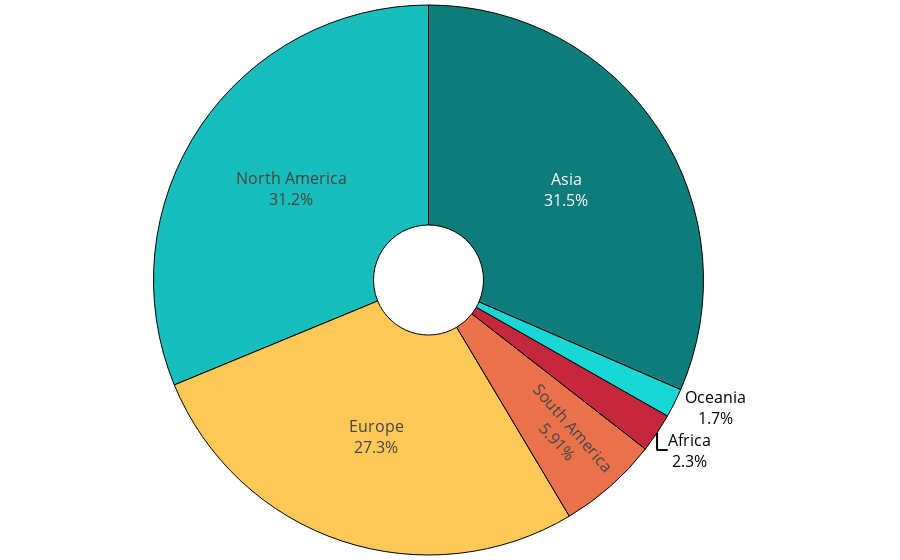

Source (notebook cell):
### Markdown cell above
However, if one compares the ratios with open source developer statistics, clear differences in origin become apparent. Here, baseline data from “[The State of the Octoverse](https://octoverse.github.com/)” is used, a study that provides the geographic distribution of millions of active GitHub users.

### Code cell
# similar pooling to the one in cell 53 could be done here for Africa + Oceania

fig = px.pie(
    df_users_continent_cotoverse,
    values=0,
    names="index",
    color_discrete_sequence=color_discrete_sequence,
    hole=0.2,
)

fig.update_layout(
    font_size=16,
    showlegend=False,
    hovermode=False,
)
fig.update_traces(
    textposition="auto",
    textinfo="label+percent",
    marker=dict(line=dict(color=boarder_color, width=1)),
)
fig["layout"].update(margin=dict(l=0, r=0, b=0, t=0))

fig.show()

### Figure 1 — Plotly figure (JSON) as saved in the notebook; plotly's stock layout.template omitted (floating-point values rounded to 4 significant figures)
{"data": [{"domain": {"x": [0, 1], "y": [0, 1]}, "hole": 0.2, "hovertemplate": "index=%{label}<br>0=%{value}<extra></extra>", "labels": ["Oceania", "Africa", "South America", "Europe", "Asia", "North America"], "legendgroup": "", "marker": {"line": {"color": "#000000", "width": 1}}, "name": "", "showlegend": true, "textinfo": "label+percent", "textposition": "auto", "type": "pie", "values": [1.7, 2.3, 5.9, 27.3, 31.5, 31.2]}], "layout": {"font": {"size": 16}, "hovermode": false, "legend": {"tracegroupgap": 0}, "margin": {"b": 0, "l": 0, "r": 0, "t": 0}, "piecolorway": ["#0E7C7B", "#17BEBB", "#FFC857", "#E9724C", "#C5283D"], "showlegend": false}}
